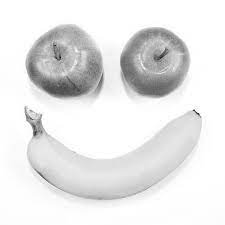
#> input picture DIP_Lab_task_01.png, 225 x 225 px
$ python jhumtask1.py
#> lines starting #> are read from the running program, lines starting #| are printed output that depends on the picture
# task1 image dimention,range,frequency
import cv2
import numpy as np
import matplotlib.pyplot as plt

img1_path = 'DIP_Lab_task_01.png'
img1 = cv2.imread(img1_path, cv2.IMREAD_GRAYSCALE)
#> img1 is the input picture: shape (225, 225); min 5, max 255, mean 230.9

dimensions = img1.shape
#> dimensions = (225, 225)
intensity_values, frequency_distribution = np.unique(img1, return_counts=True)
#> intensity_values = 200 values from 5 to 255; frequency_distribution = 200 values, max 16366 at index 199, min 1 at index 0, mean 253.1
intensity_range = (img1.min(), img1.max())
#> intensity_range = (5, 255)

print("Image Dimensions:", dimensions)
#| Image Dimensions: (225, 225)
print("Intensity Range:", intensity_range)
#| Intensity Range: (5, 255)
print("Frequency Distribution of Intensities:", dict(zip(intensity_values, frequency_distribution)))
#> (printed output is left out)

#  histogram
plt.figure(figsize=(10, 6))
plt.bar(intensity_values, frequency_distribution, color='blue')
plt.title('Histogram of Intensity Values')
plt.xlabel('Intensity Value')
plt.ylabel('Frequency')
plt.grid(True, linestyle='--', alpha=0.7)
plt.show()
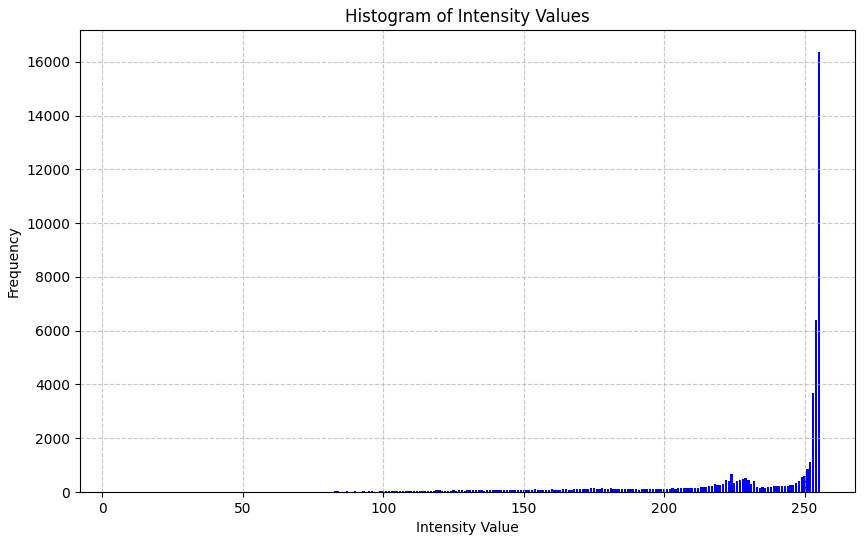
#> figure drawn by matplotlib, 1 panel; tallest bar 16366 high, from x = 254.6 to 255.4

$ run again, with DIP_Lab_task_03.png copied over DIP_Lab_task_01.png
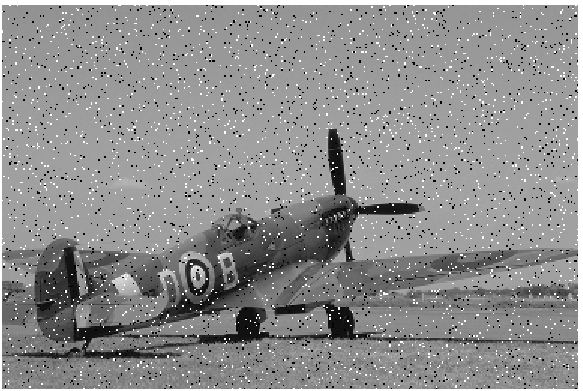
#> input picture DIP_Lab_task_03.png, 583 x 391 px
#> img1 is the input picture: shape (391, 583); min 0, max 255, mean 141.9
#> intensity_values = 185 values from 0 to 255; frequency_distribution = 185 values, max 35001 at index 128, min 1 at index 1, mean 1232.2
#> intensity_range = (0, 255)
#| Image Dimensions: (391, 583)
#| Intensity Range: (0, 255)
#> (printed output is left out)
#> `plt.show()`:
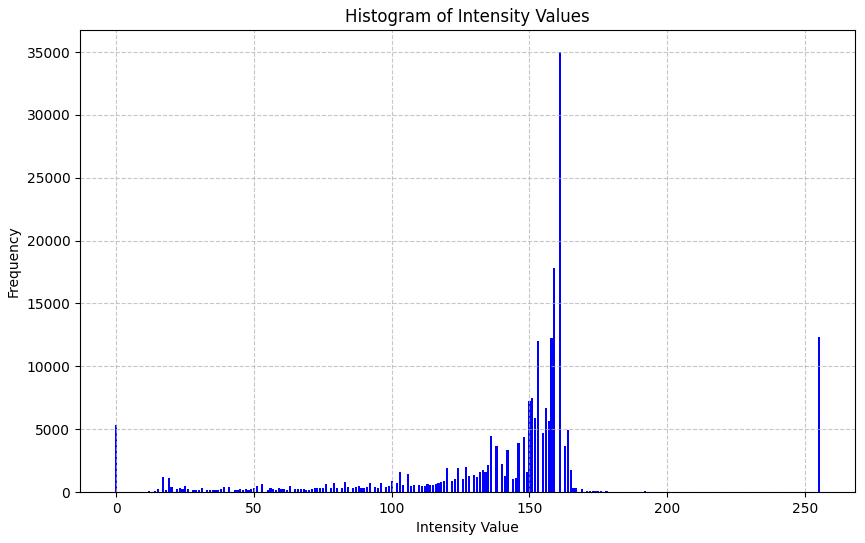
#> figure drawn by matplotlib, 1 panel; tallest bar 35001 high, from x = 160.6 to 161.4

$ run again, with DIP_Lab_task_02.jpg saved as DIP_Lab_task_01.png
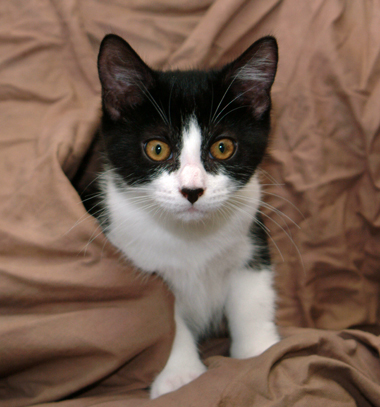
#> input picture DIP_Lab_task_02.jpg, 380 x 407 px
#> `img1 = cv2.imread(img1_path, cv2.IMREAD_GRAYSCALE)`:
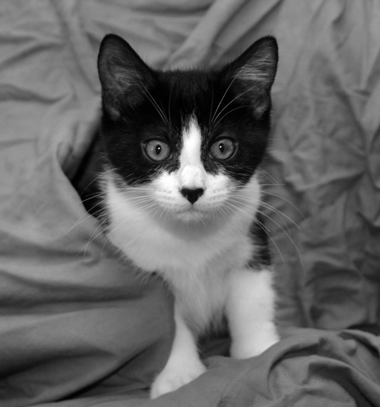
#> img1: shape (407, 380); min 0, max 255, mean 100.5
#> intensity_values = 256 values from 0 to 255; frequency_distribution = 256 values, max 1571 at index 135, min 15 at index 255, mean 604.1
#> intensity_range = (0, 255)
#| Image Dimensions: (407, 380)
#| Intensity Range: (0, 255)
#> (printed output is left out)
#> `plt.show()`:
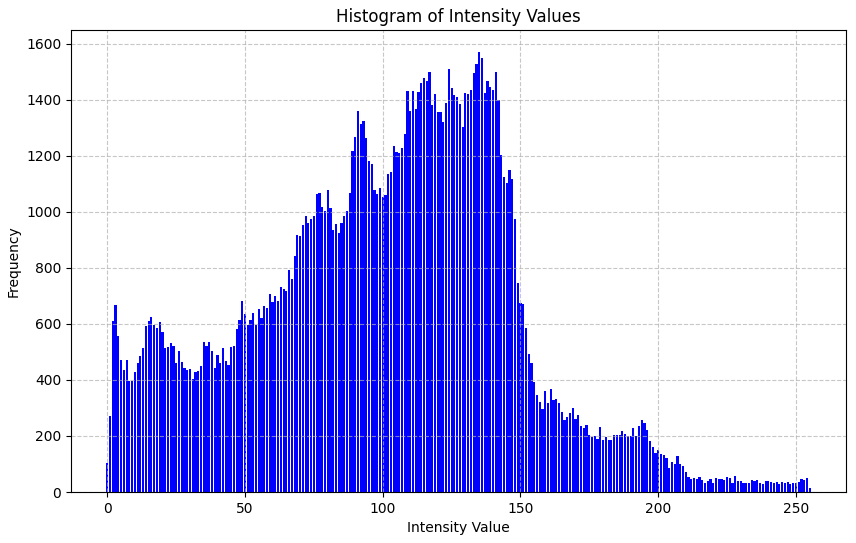
#> figure drawn by matplotlib, 1 panel; tallest bar 1571 high, from x = 134.6 to 135.4

$ run again, with DIP_Lab_task_04.jpg saved as DIP_Lab_task_01.png
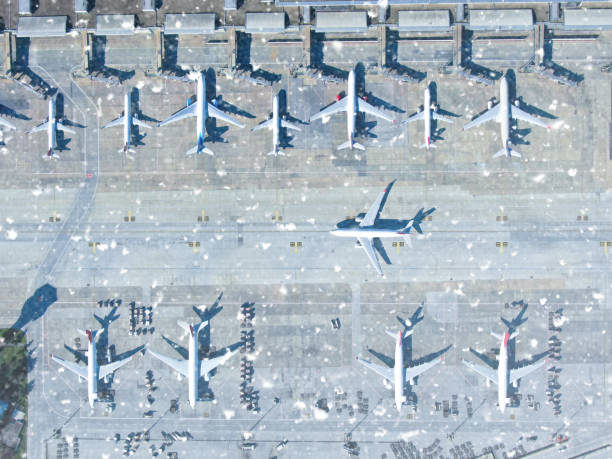
#> input picture DIP_Lab_task_04.jpg, 612 x 459 px
#> `img1 = cv2.imread(img1_path, cv2.IMREAD_GRAYSCALE)`:
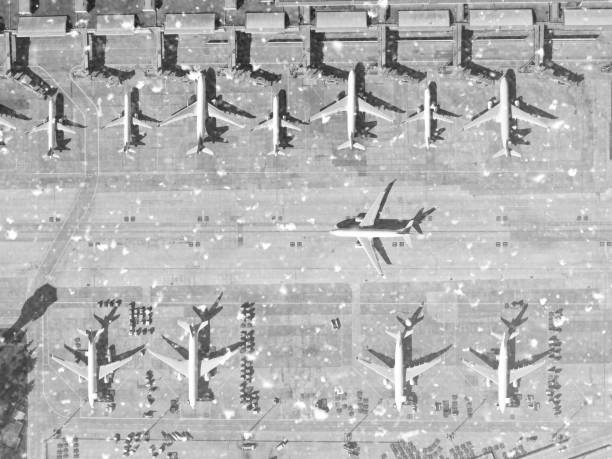
#> img1: shape (459, 612); min 21, max 255, mean 178.5
#> intensity_values = 232 values from 21 to 255; frequency_distribution = 232 values, max 5694 at index 173, min 1 at index 0, mean 1210.8
#> intensity_range = (21, 255)
#| Image Dimensions: (459, 612)
#| Intensity Range: (21, 255)
#> (printed output is left out)
#> `plt.show()`:
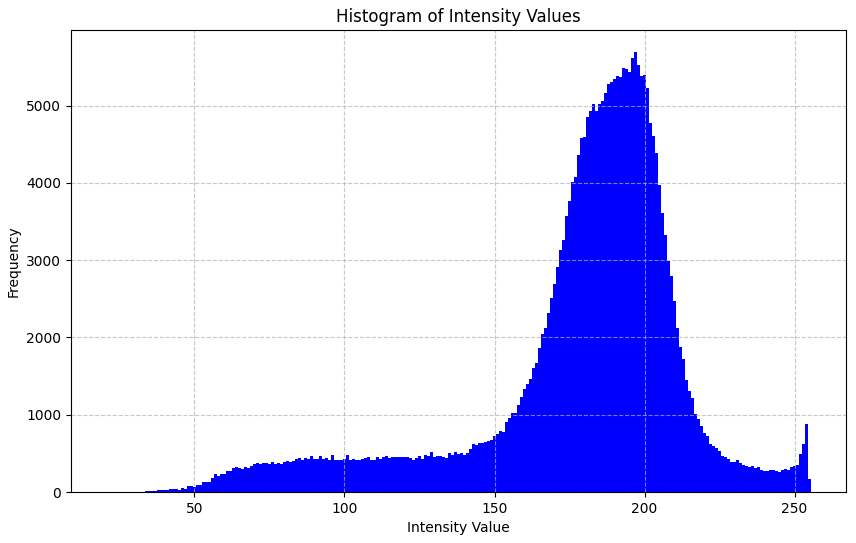
#> figure drawn by matplotlib, 1 panel; tallest bar 5694 high, from x = 196.6 to 197.4
